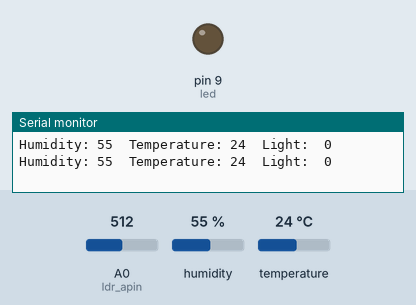
Recording of a sketch running on a simulated Arduino Uno, built with avr-gcc and run on an emulated ATmega328P. Parts: output pins drawn as LEDs (lit = HIGH), the last lines printed to the serial monitor. The test bench sets the inputs (shaded band); at power-on: A0 (ldr_apin) = 512, humidity 55 %, temperature 24 °C.

Above: at 4.8 s.
4.9 s: A0 (ldr_apin) set to 306
At 7.0 s:
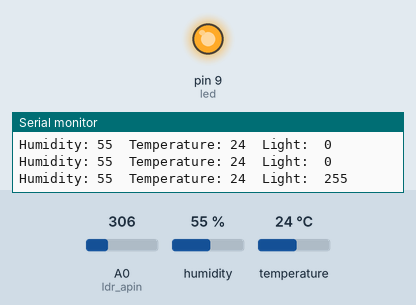
7.9 s: A0 (ldr_apin) set to 392
10.9 s: A0 (ldr_apin) set to 408
At 13.1 s:
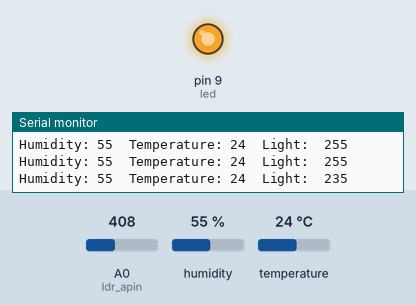
Timing chart, 0 to 14.6 s (numbered marks = the images above; inputs shaded):
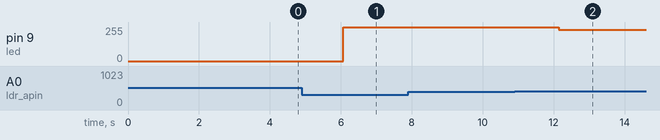

Measured:
- after the input at 4.9 s, pin 9 (led): 0/255 → 255/255 after 1.2 s
- after the input at 10.9 s, pin 9 (led): 255/255 → 235/255 after 1.2 s

The sketch:

LDR-TEMP_HUM.ino
```cpp
#include "DHT.h"

//Defining the anolog pins on the arduino board
#define DHTPIN 7 // what digital pin we're connected to
#define DHTTYPE DHT11 // DHT 11
#define ldr_apin A0 // LDR (Light) sensor


//Initializing the values
int led = 9;// LED pin
int val = 0;// Init value
DHT dht(DHTPIN, DHTTYPE);


void setup() {
  // put your setup code here, to run once:
  Serial.begin (9600);// Setting the baud rate
  dht.begin();
  Serial.println("Starting the Light, Temperature and Humidity sensing");
}

void loop() {
  // put your main code here, to run repeatedly:
  //Setting a delay for 2 seconds before gettign data from the sensors again
  delay(2000);


  //Code for the temperature and humitdity sensor to get data
  int h = dht.readHumidity();
  // Read temperature as Celsius (the default)
  int t = dht.readTemperature();
  Serial.print("Humidity: ");
  Serial.print(h);
  Serial.print("\t"); // for splitting
  Serial.print("Temperature: ");
  Serial.print(t);
  Serial.print("\t"); // for splitting


  //Code for the LDR(Light) sensor to get data
  val = analogRead(ldr_apin);// reading data from the sensor
  //Abtaining how much light the LDR is recieving
  // IF output is 0 the LDR has full light hitting it
  // IF output is 255 the LDR is in complete darkness
  val = constrain(val,400,500);
  val = map(val,400,500,255,0);

  analogWrite(led, val);//Setting the brightness to the LED from the value from the LDR
 //Displaying the Light
  Serial.print("Light:  ");
  Serial.print(val);
  Serial.print("\n"); // for new line
 // Serial.println();


}
```
